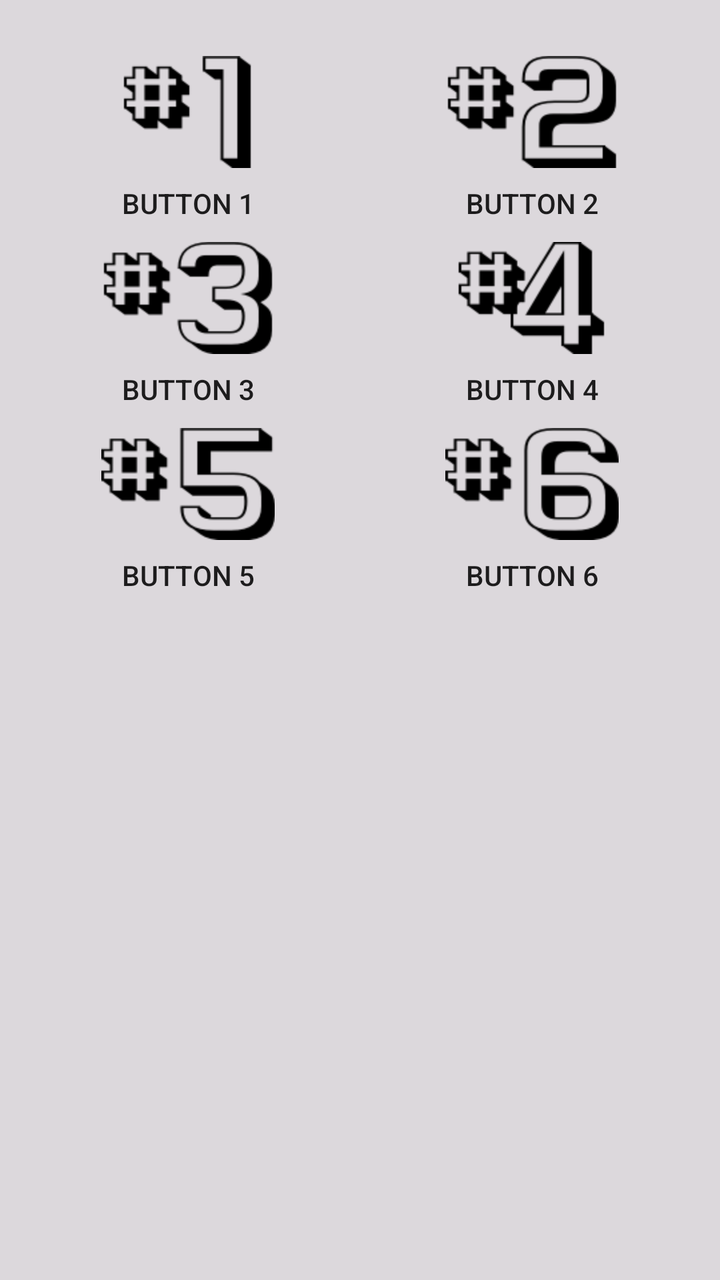
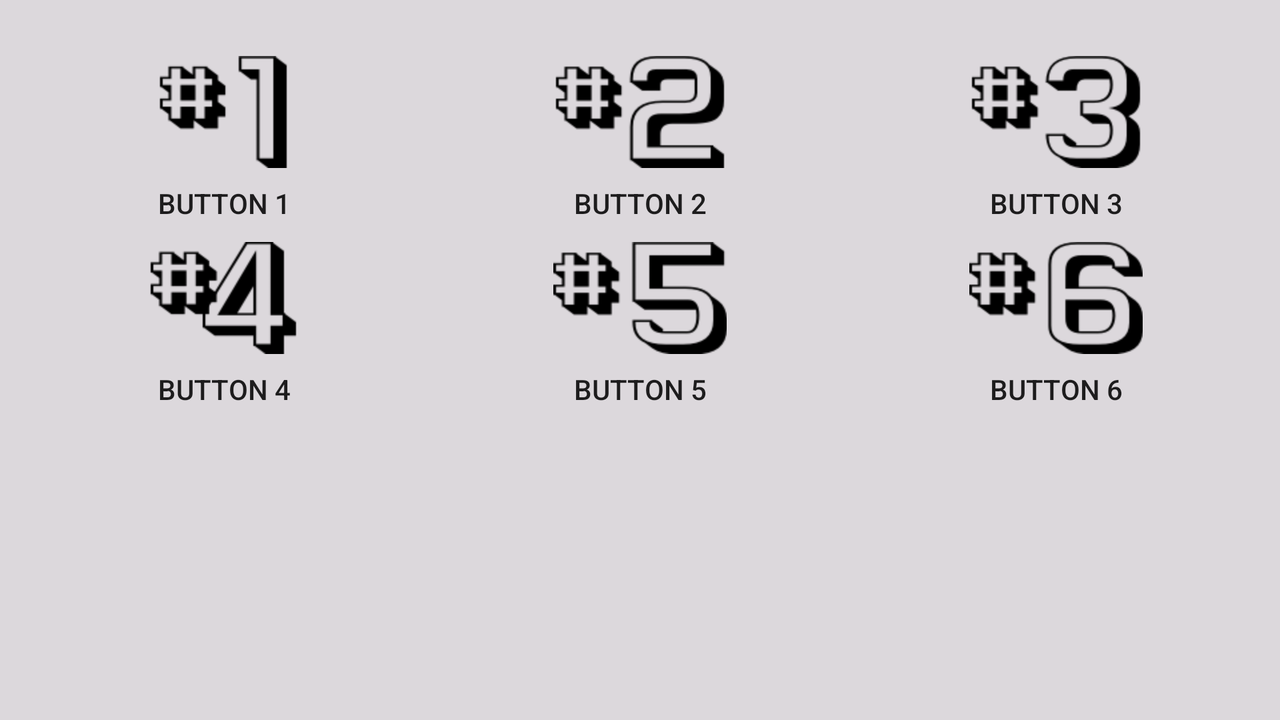

Compare how this app lays out the same screen by default and in its alternative resource folder. The renders come first, then the two layout files and the values they reference.
<!-- AndroidManifest.xml: application theme Theme.AppCompat.Light -->
<!-- res/layout/width.xml -->
<?xml version="1.0" encoding="utf-8"?>
<ScrollView xmlns:android="http://schemas.android.com/apk/res/android"
    android:layout_width="fill_parent"
    android:layout_height="fill_parent"
    android:fillViewport="true" >

    <LinearLayout
        android:layout_width="fill_parent"
        android:layout_height="wrap_content"
        android:background="@color/background"
        android:orientation="vertical"
        android:padding="@dimen/top_padding" >

        <LinearLayout
            android:layout_width="fill_parent"
            android:layout_height="wrap_content"
            android:layout_marginTop="15dp"
            android:orientation="horizontal" >

            <Button
                android:id="@+id/button1"
                style="@style/dashboard_button"
                android:drawableTop="@drawable/icon1"
                android:onClick="clicked"
                android:text="@string/button1" />

            <Button
                android:id="@+id/button2"
                style="@style/dashboard_button"
                android:drawableTop="@drawable/icon2"
                android:onClick="clicked"
                android:text="@string/button2" />
        </LinearLayout>

        <LinearLayout
            android:layout_width="fill_parent"
            android:layout_height="wrap_content"
            android:orientation="horizontal" >

            <Button
                android:id="@+id/button3"
                style="@style/dashboard_button"
                android:drawableTop="@drawable/icon3"
                android:onClick="clicked"
                android:text="@string/button3" />

            <Button
                android:id="@+id/button4"
                style="@style/dashboard_button"
                android:drawableTop="@drawable/icon4"
                android:onClick="clicked"
                android:text="@string/button4" />
        </LinearLayout>

        <LinearLayout
            android:layout_width="fill_parent"
            android:layout_height="wrap_content"
            android:orientation="horizontal" >

            <Button
                android:id="@+id/button5"
                style="@style/dashboard_button"
                android:drawableTop="@drawable/icon5"
                android:onClick="clicked"
                android:text="@string/button5" />

            <Button
                android:id="@+id/button6"
                style="@style/dashboard_button"
                android:drawableTop="@drawable/icon6"
                android:onClick="clicked"
                android:text="@string/button6" />
        </LinearLayout>
    </LinearLayout>

</ScrollView>
<!-- resources referenced by this layout -->
<resources>
  <color name="background">#dcd8dc</color>
  <dimen name="top_padding">8dp</dimen>
  <!-- drawable icon1: png bitmap (drawable-hdpi, 43897 bytes) -->
  <!-- drawable icon2: png bitmap (drawable-hdpi, 43897 bytes) -->
  <!-- drawable icon3: png bitmap (drawable-hdpi, 43897 bytes) -->
  <!-- drawable icon4: png bitmap (drawable-hdpi, 43897 bytes) -->
  <!-- drawable icon5: png bitmap (drawable-hdpi, 2824 bytes) -->
  <!-- drawable icon6: png bitmap (drawable-hdpi, 3276 bytes) -->
  <string name="button1">Button 1</string>
  <string name="button2">Button 2</string>
  <string name="button3">Button 3</string>
  <string name="button4">Button 4</string>
  <string name="button5">Button 5</string>
  <string name="button6">Button 6</string>
  <style name="dashboard_button">
          <item name="android:layout_width">fill_parent</item>
          <item name="android:layout_height">wrap_content</item>
          <item name="android:layout_weight">1</item>
          <item name="android:background">@drawable/buttonselector</item>
          <item name="android:padding">5dp</item>
          <item name="android:drawablePadding">8dp</item>
      </style>
  <!-- drawable buttonselector (drawable) -->
  <?xml version="1.0" encoding="utf-8"?>
  <selector xmlns:android="http://schemas.android.com/apk/res/android">
  
      
      <item android:state_pressed="true">
          
          <shape android:shape="rectangle">                   
  			<solid android:color="@color/buttonpressed"/>           
   			<corners android:bottomLeftRadius="9dp" android:bottomRightRadius="9dp" android:topLeftRadius="9dp" android:topRightRadius="9dp" />        
          </shape>
          
      </item>
      
      
      
      <item android:state_focused="true">
          
          <shape android:shape="rectangle">           
              <solid android:color="@color/buttonfocus"/>
  			<corners android:bottomLeftRadius="9dp" android:bottomRightRadius="9dp" android:topLeftRadius="9dp" android:topRightRadius="9dp" />
          </shape>
          
       </item>
  
      
      <item android:state_selected="true">
          
  		<shape android:shape="rectangle">
              <solid android:color="@color/buttonfocus"/>
              <corners android:bottomLeftRadius="9dp" android:bottomRightRadius="9dp" android:topLeftRadius="9dp" android:topRightRadius="9dp" />
          </shape>        
          
      </item>
      
      
  		<item android:drawable="@android:color/transparent"/>
  
  </selector>
  <color name="buttonpressed">#f2f2f2</color>
  <color name="buttonfocus">#f2edf2</color>
</resources>
<!-- res/layout-land/width.xml (the repository's variant of the layout above) -->
<!-- drawn on the phone turned sideways -->
<?xml version="1.0" encoding="utf-8"?>
<ScrollView xmlns:android="http://schemas.android.com/apk/res/android"
    android:layout_width="fill_parent"
    android:layout_height="fill_parent"
    android:fillViewport="true" >

    <LinearLayout
        android:layout_width="fill_parent"
        android:layout_height="wrap_content"
        android:background="@color/background"
        android:orientation="vertical"
        android:padding="@dimen/top_padding" >

        <LinearLayout
            android:layout_width="fill_parent"
            android:layout_height="wrap_content"
            android:layout_marginTop="15dp"
            android:orientation="horizontal" >

            <Button
                android:id="@+id/button1"
                style="@style/dashboard_button"
                android:drawableTop="@drawable/icon1"
                android:onClick="clicked"
                android:text="@string/button1" />

            <Button
                android:id="@+id/button2"
                style="@style/dashboard_button"
                android:drawableTop="@drawable/icon2"
                android:onClick="clicked"
                android:text="@string/button2" />

            <Button
                android:id="@+id/button3"
                style="@style/dashboard_button"
                android:drawableTop="@drawable/icon3"
                android:onClick="clicked"
                android:text="@string/button3" />
        </LinearLayout>

        <LinearLayout
            android:layout_width="fill_parent"
            android:layout_height="wrap_content"
            android:orientation="horizontal" >

            <Button
                android:id="@+id/button4"
                style="@style/dashboard_button"
                android:drawableTop="@drawable/icon4"
                android:onClick="clicked"
                android:text="@string/button4" />

            <Button
                android:id="@+id/button5"
                style="@style/dashboard_button"
                android:drawableTop="@drawable/icon5"
                android:onClick="clicked"
                android:text="@string/button5" />

            <Button
                android:id="@+id/button6"
                style="@style/dashboard_button"
                android:drawableTop="@drawable/icon6"
                android:onClick="clicked"
                android:text="@string/button6" />
        </LinearLayout>
    </LinearLayout>

</ScrollView>
